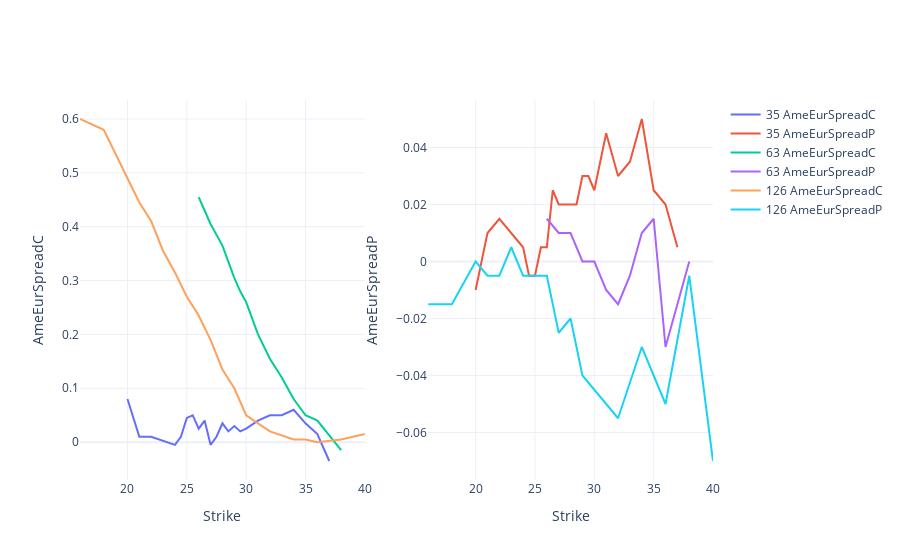

The notebook cell this image was saved under:
### Markdown cell above
American options value (C/P) is composed of European options value (c/p) and early exercise premium (EEP):<br>
$C(S,T) = c(S,T) + EEP_{Call}(S,T)$<br>
$P(S,T) = p(S,T) + EEP_{Put}(S,T)$<br>
<br>
With EEP being derived as an integral of discounted cashflows across time: <br>
$EEP_{Call}(S,T) = \int_{0}^{T} [qB_{t}e^{-q(T-t)}N(d1(S,B_{t},T-t))-rKe^{-r(T-t)}N(d2(S,B_{t},T-t))] dt$<br>
$EEP_{Put}(S,T) = \int_{0}^{T} [rKe^{-r(T-t)}N(-d2(S,B_{t},T-t))-qB_{t}e^{-q(T-t)}N(-d1(S,B_{t},T-t))] dt$<br>
<br>
Spread between American and equivalent European option is the EEP. Cost of carry determines how wide is this spread, in this example underlying will trade ex-div in 45 days, 
so for the front end we shouldn't see a big deviation in value given that underlying is not hard to borrow (as it would push implied yield up).

### Code cell
df["AmeEurSpreadC"] = df["MidAC"] - df["MidEC"]
df["AmeEurSpreadP"] = df["MidAP"] - df["MidEP"]
grapher.plot2d_quotes(df,"Tenor","Strike","AmeEurSpreadC","AmeEurSpreadP")

### Figure 1 — Plotly figure (JSON) as saved in the notebook; plotly's stock layout.template omitted (floating-point values rounded to 4 significant figures)
{"data": [{"mode": "lines", "name": "35 AmeEurSpreadC", "type": "scatter", "x": [20, 21, 22, 24, 24.5, 25, 25.5, 26, 26.5, 27, 27.5, 28, 28.5, 29, 29.5, 30, 31, 32, 33, 34, 35, 36, 37], "xaxis": "x", "y": [0.08, 0.01, 0.01, -0.005, 0.01, 0.045, 0.05, 0.025, 0.04, -0.005, 0.01, 0.035, 0.02, 0.03, 0.02, 0.025, 0.04, 0.05, 0.05, 0.06, 0.035, 0.015, -0.035], "yaxis": "y"}, {"mode": "lines", "name": "35 AmeEurSpreadP", "type": "scatter", "x": [20, 21, 22, 24, 24.5, 25, 25.5, 26, 26.5, 27, 27.5, 28, 28.5, 29, 29.5, 30, 31, 32, 33, 34, 35, 36, 37], "xaxis": "x2", "y": [-0.01, 0.01, 0.015, 0.005, -0.005, -0.005, 0.005, 0.005, 0.025, 0.02, 0.02, 0.02, 0.02, 0.03, 0.03, 0.025, 0.045, 0.03, 0.035, 0.05, 0.025, 0.02, 0.005], "yaxis": "y2"}, {"mode": "lines", "name": "63 AmeEurSpreadC", "type": "scatter", "x": [26, 27, 28, 29, 29.5, 30, 31, 32, 33, 34, 35, 36, 38], "xaxis": "x", "y": [0.455, 0.405, 0.365, 0.305, 0.28, 0.26, 0.2, 0.155, 0.12, 0.08, 0.05, 0.04, -0.015], "yaxis": "y"}, {"mode": "lines", "name": "63 AmeEurSpreadP", "type": "scatter", "x": [26, 27, 28, 29, 29.5, 30, 31, 32, 33, 34, 35, 36, 38], "xaxis": "x2", "y": [0.015, 0.01, 0.01, -2.22e-16, 0, 0, -0.01, -0.015, -0.005, 0.01, 0.015, -0.03, 0], "yaxis": "y2"}, {"mode": "lines", "name": "126 AmeEurSpreadC", "type": "scatter", "x": [16, 18, 20, 21, 22, 23, 24, 25, 26, 27, 28, 29, 30, 32, 34, 35, 36, 38, 40], "xaxis": "x", "y": [0.6, 0.58, 0.49, 0.445, 0.41, 0.355, 0.315, 0.27, 0.235, 0.19, 0.135, 0.1, 0.05, 0.02, 0.005, 0.005, -1.11e-16, 0.005, 0.015], "yaxis": "y"}, {"mode": "lines", "name": "126 AmeEurSpreadP", "type": "scatter", "x": [16, 18, 20, 21, 22, 23, 24, 25, 26, 27, 28, 29, 30, 32, 34, 35, 36, 38, 40], "xaxis": "x2", "y": [-0.015, -0.015, 0, -0.005, -0.005, 0.005, -0.005, -0.005, -0.005, -0.025, -0.02, -0.04, -0.045, -0.055, -0.03, -0.04, -0.05, -0.005, -0.07], "yaxis": "y2"}], "layout": {"paper_bgcolor": "rgba(0,0,0,0)", "plot_bgcolor": "rgba(0,0,0,0)", "xaxis": {"anchor": "y", "domain": [0, 0.45], "title": {"text": "Strike"}}, "xaxis2": {"anchor": "y2", "domain": [0.55, 1], "title": {"text": "Strike"}}, "yaxis": {"anchor": "x", "domain": [0, 1], "title": {"text": "AmeEurSpreadC"}}, "yaxis2": {"anchor": "x2", "domain": [0, 1], "title": {"text": "AmeEurSpreadP"}}}}
